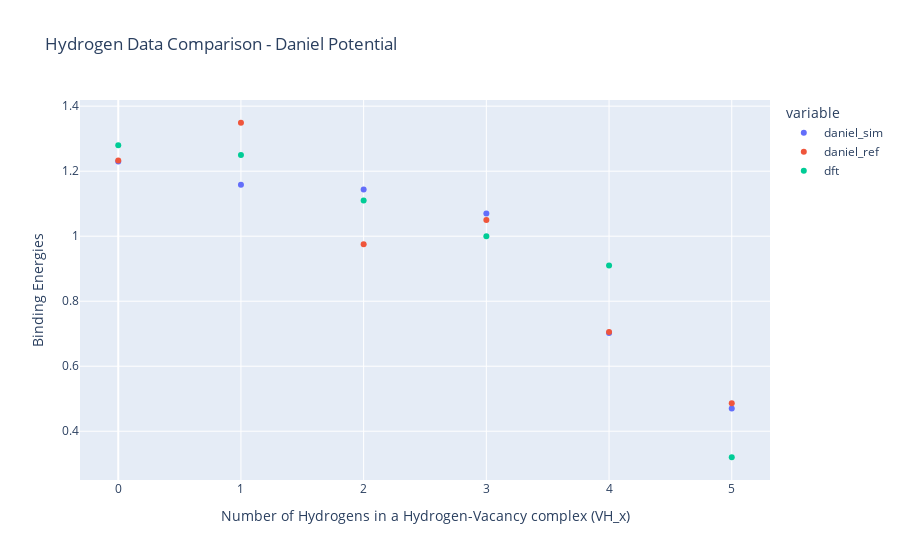

The notebook cell saved with this chart:
### Code cell
# Create a line plot using Plotly Express
fig = px.scatter(plot_hydrogen_df, x='x_val', y=['daniel_sim', 'daniel_ref', 'dft'],
              labels={'x_val': 'Number of Hydrogens in a Hydrogen-Vacancy complex (VH_x)', 'value': 'Binding Energies'},
              title='Hydrogen Data Comparison - Daniel Potential')

# Show the plot
fig.show()

### Figure 1 — Plotly figure (JSON) as saved in the notebook; plotly's stock layout.template omitted (floating-point values rounded to 4 significant figures)
{"data": [{"hovertemplate": "variable=daniel_sim<br>Number of Hydrogens in a Hydrogen-Vacancy complex (VH_x)=%{x}<br>Binding Energies=%{y}<extra></extra>", "legendgroup": "daniel_sim", "marker": {"color": "#636efa", "symbol": "circle"}, "mode": "markers", "name": "daniel_sim", "orientation": "v", "showlegend": true, "type": "scatter", "x": [0, 1, 2, 3, 4, 5], "xaxis": "x", "y": [1.23, 1.158, 1.144, 1.07, 0.7023, 0.4697], "yaxis": "y"}, {"hovertemplate": "variable=daniel_ref<br>Number of Hydrogens in a Hydrogen-Vacancy complex (VH_x)=%{x}<br>Binding Energies=%{y}<extra></extra>", "legendgroup": "daniel_ref", "marker": {"color": "#EF553B", "symbol": "circle"}, "mode": "markers", "name": "daniel_ref", "orientation": "v", "showlegend": true, "type": "scatter", "x": [0, 1, 2, 3, 4, 5], "xaxis": "x", "y": [1.233, 1.349, 0.975, 1.05, 0.705, 0.486], "yaxis": "y"}, {"hovertemplate": "variable=dft<br>Number of Hydrogens in a Hydrogen-Vacancy complex (VH_x)=%{x}<br>Binding Energies=%{y}<extra></extra>", "legendgroup": "dft", "marker": {"color": "#00cc96", "symbol": "circle"}, "mode": "markers", "name": "dft", "orientation": "v", "showlegend": true, "type": "scatter", "x": [0, 1, 2, 3, 4, 5], "xaxis": "x", "y": [1.28, 1.25, 1.11, 1, 0.91, 0.32], "yaxis": "y"}], "layout": {"legend": {"title": {"text": "variable"}, "tracegroupgap": 0}, "title": {"text": "Hydrogen Data Comparison - Daniel Potential"}, "xaxis": {"anchor": "y", "domain": [0, 1], "title": {"text": "Number of Hydrogens in a Hydrogen-Vacancy complex (VH_x)"}}, "yaxis": {"anchor": "x", "domain": [0, 1], "title": {"text": "Binding Energies"}}}}
